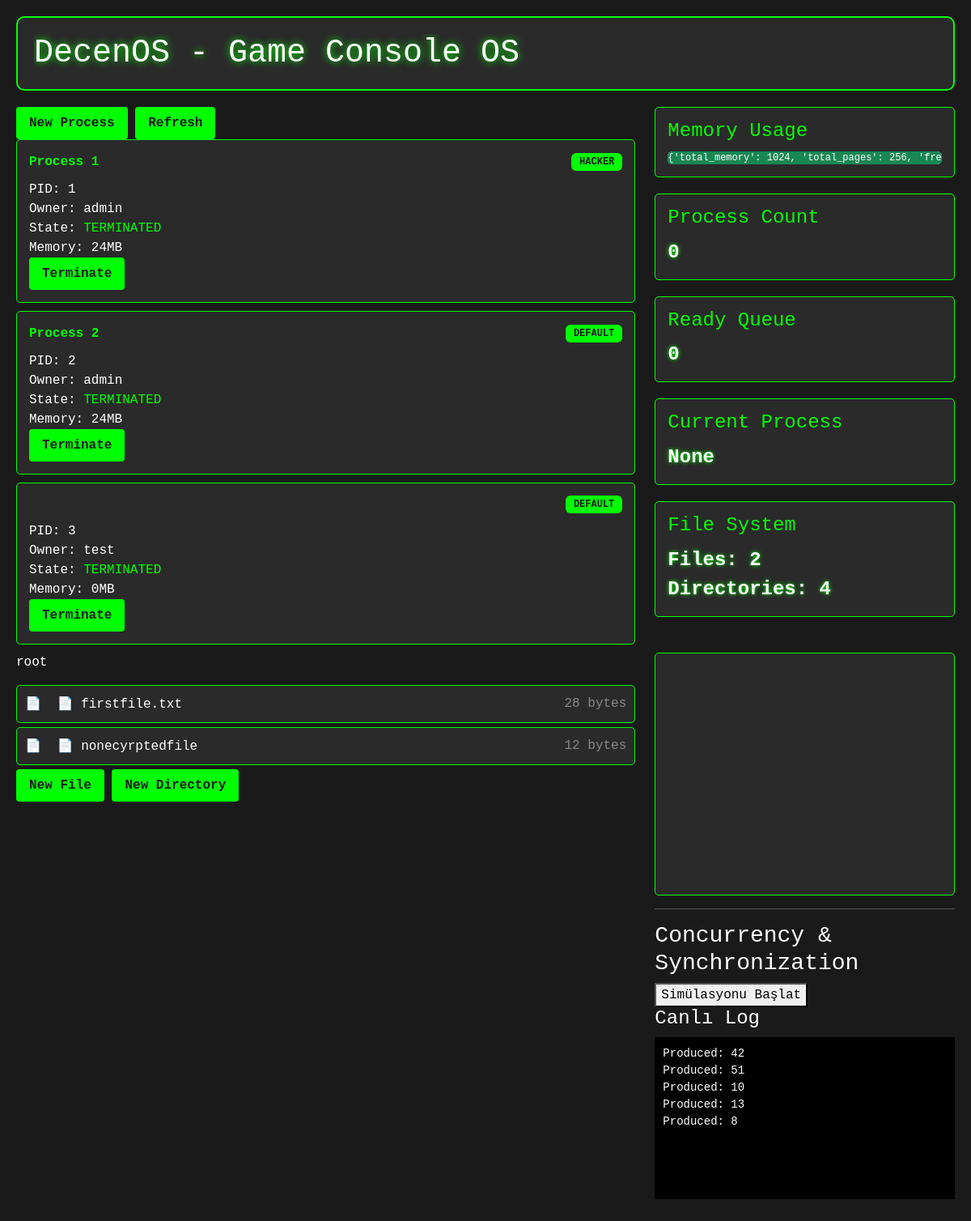
Page /process/explorer/1/ (signed in) on the committed database.
### core/models.py (models this page shows, shortened)
class Process(models.Model):
    class ProcessState(models.TextChoices):
        NEW = 'NEW'
        READY = 'READY'
        RUNNING = 'RUNNING'
        WAITING = 'WAITING'
        TERMINATED = 'TERMINATED'
    pid = models.AutoField(primary_key=True)
    name = models.CharField(max_length=100)
    owner = models.ForeignKey(User, on_delete=models.CASCADE, related_name='processes')
    state = models.CharField(max_length=20, choices=ProcessState.choices, default=ProcessState.NEW)
    memory_required = models.IntegerField(default=0)
    created_at = models.DateTimeField(default=timezone.now)
    last_run_time = models.DateTimeField(null=True, blank=True)
    quantum = models.IntegerField(default=100)  # Time quantum in milliseconds
    priority = models.IntegerField(default=0)  # For Round Robin, all processes have equal priority
    class ProcessType(models.TextChoices):
        DEFAULT = 'DEFAULT'
        HACKER = 'HACKER'
        MINER = 'MINER'
        VALIDATOR = 'VALIDATOR'
    process_type = models.CharField(max_length=20, choices=ProcessType.choices, default=ProcessType.DEFAULT)
    page_table = models.JSONField(default=list)

class Directory(models.Model):
    name = models.CharField(max_length=255)
    parent = models.ForeignKey('self', on_delete=models.CASCADE, null=True, blank=True, related_name='subdirectories')
    owner = models.ForeignKey(User, on_delete=models.CASCADE, related_name='owned_directories')
    created_at = models.DateTimeField(default=timezone.now)
    last_modified = models.DateTimeField(auto_now=True)
    class Meta:
        unique_together = ('name', 'parent')

class File(models.Model):
    name = models.CharField(max_length=255)
    directory = models.ForeignKey(Directory, on_delete=models.CASCADE, related_name='files')
    owner = models.ForeignKey(User, on_delete=models.CASCADE, related_name='owned_files')
    content = models.TextField(blank=True)
    size = models.IntegerField(default=0)
    created_at = models.DateTimeField(default=timezone.now)
    last_modified = models.DateTimeField(auto_now=True)
    is_encrypted = models.BooleanField(default=False)
    permissions = models.JSONField(default=dict)  # Store user permissions
    class Meta:
        unique_together = ('name', 'directory')

### core/views.py (the view)
# urls.py: path('explorer/', views.file_explorer, name='file_explorer'),
@login_required
def file_explorer(request, directory_id=None):
    if directory_id:
        current_dir = Directory.objects.get(id=directory_id)
        directories = current_dir.subdirectories.all()
        files = current_dir.files.all()
        current_path = []
        temp_dir = current_dir
        while temp_dir:
            current_path.insert(0, temp_dir)
            temp_dir = temp_dir.parent
    else:
        current_dir = None
        directories = Directory.objects.filter(parent=None)
        files = File.objects.filter(directory=None)
        current_path = []
    system_status = get_os_instance().get_system_status()
    return render(request, 'core/dashboard.html', {
        'processes': Process.objects.all(),
        'directories': directories,
        'files': files,
        'current_path': current_path,
        'current_dir': current_dir,
        'memory_usage': system_status.get('memory_usage', 0),
        'process_count': system_status.get('process_count', 0),
        'ready_queue_size': system_status.get('ready_queue_size', 0),
        'current_process': system_status.get('current_process', 'None'),
        'file_system_status': system_status.get('file_system_status', {'total_files': 0, 'total_directories': 0}),
        'console_history': []
    })

### core/memory_manager.py (called while the page is built)
    def get_memory_usage(self):
        total_allocated = sum(len(pages) for pages in self.allocated_pages.values())
        return {
            'total_memory': self.total_memory,
            'total_pages': self.total_pages,
            'free_pages': len(self.free_pages),
            'allocated_pages': total_allocated,
            'page_size': self.page_size
        }

### core/os.py (called while the page is built)
    def get_system_status(self):
        with self.system_locks['process']:
            with self.system_locks['memory']:
                with self.system_locks['file_system']:
                    return {
                        'is_running': self.is_running,
                        'memory_usage': self.memory_manager.get_memory_usage(),
                        'process_count': len(self.process_manager.get_all_processes()),
                        'ready_queue_size': len(self.scheduler.get_ready_queue()),
                        'current_process': self.scheduler.get_current_process().pid if self.scheduler.get_current_process() else None,
                        'file_system_status': {
                            'total_files': File.objects.count(),
                            'total_directories': Directory.objects.count()
                        }
                    }

### core/process_manager.py (called while the page is built)
    def _initialize_processes(self):
        for process in Process.objects.all():
            if process.state != Process.ProcessState.TERMINATED:
                self.processes[process.pid] = process
                if process.state == Process.ProcessState.READY:
                    self.scheduler.add_process(process)

    def get_all_processes(self):
        self._initialize_processes()
        return list(self.processes.values())

### core/scheduler.py (called while the page is built)
    def get_ready_queue(self):
        return self.ready_queue

    def get_current_process(self):
        return self.current_process

### core/views.py (called while the page is built)
def get_os_instance():
    global _os_instance
    if _os_instance is None:
        _os_instance = DecenOS()
    return _os_instance

### core/templates/core/dashboard.html (shortened to what this page needs)
{% extends 'core/base.html' %} {% block process_dashboard %}
<div class="process-controls">
  <button class="console-button" onclick="createProcess()">New Process</button>
  <button class="console-button" onclick="refreshProcesses()">Refresh</button>
</div>
<div class="process-visualization">
  <div class="process-list" id="process-list">
    {% for process in processes %}
    <div class="process-item" data-pid="{{ process.pid }}">
      <div class="process-header">
        <span class="process-name">{{ process.name }}</span>
        <span class="process-type badge bg-secondary"
          >{{ process.process_type }}</span
        >
      </div>
      <div class="process-details">
        <div>PID: {{ process.pid }}</div>
        <div>Owner: {{ process.owner.username }}</div>
        <div>State: <span class="process-state">{{ process.state }}</span></div>
        <div>Memory: {{ process.memory_required }}MB</div>
      </div>
      <div class="process-actions">
        <button
          class="console-button"
          onclick="terminateProcess({{ process.pid }})"
        >
          Terminate
        </button>
      </div>
    </div>
    {% endfor %}
  </div>
</div>
{% endblock %} {% block system_status %}
<div class="system-metrics">
  <div class="metric">
    <h4>Memory Usage</h4>
    <div class="progress">
      <div
        class="progress-bar bg-success"
        role="progressbar"
        style="width: {{ memory_usage }}%"
      >
        {{ memory_usage }}%
      </div>
    </div>
  </div>
  <div class="metric">
    <h4>Process Count</h4>
    <div class="metric-value">{{ process_count }}</div>
  </div>
  <div class="metric">
    <h4>Ready Queue</h4>
    <div class="metric-value">{{ ready_queue_size }}</div>
  </div>
  <div class="metric">
    <h4>Current Process</h4>
    <div class="metric-value">{{ current_process|default:"None" }}</div>
  </div>
  <div class="metric">
    <h4>File System</h4>
    <div class="metric-value">
      Files: {{ file_system_status.total_files }}<br />
      Directories: {{ file_system_status.total_directories }}
    </div>
  </div>
</div>
{% endblock %} {% block file_explorer %}
<div class="file-navigation">
  <div class="breadcrumb">
    {% for dir in current_path %}
    <span class="breadcrumb-item">{{ dir.name }}</span>
    {% endfor %}
  </div>
</div>
<div class="file-list">
   {% for file in files %}
  <div class="file-item" onclick="openFile('{{ file.id }}')">
    📄 {{ file.name }}
    <span class="file-size">{{ file.size }} bytes</span>
  </div>
  {% endfor %}
</div>
<div class="file-actions">
  <button class="console-button" onclick="createFile()">New File</button>
  <button class="console-button" onclick="createDirectory()">
    New Directory
  </button>
</div>
{% endblock %} {% block console_output %}
<div class="console-history" id="console-history">
</div>
<hr>
<h3>Concurrency & Synchronization</h3>
<button onclick="startSimulation()">Simülasyonu Başlat</button>
<h4>Canlı Log</h4>
<pre id="logDisplay" style="background-color:#000; padding:10px; height:200px; overflow-y:scroll;"></pre>
{% endblock %}

### core/static/core/css/style.css (style rules this page uses)
:root { --console-bg: #1a1a1a; --console-accent: #00ff00; --console-text: #ffffff; --console-panel: #2a2a2a; --console-glow: 0 0 10px var(--console-accent); }
body { background-color: var(--console-bg); color: var(--console-text); font-family: "Courier New", monospace; background-image: url("https://www.transparenttextures.com/patterns/carbon-fibre.png"); }
.console-button { background-color: var(--console-accent); color: var(--console-bg); border: none; padding: 8px 16px; border-radius: 4px; cursor: pointer; font-family: "Courier New", monospace; font-weight: bold; transition: all 0.3s ease; }
.process-item { background-color: var(--console-panel); border: 1px solid var(--console-accent); padding: 15px; margin-bottom: 10px; border-radius: 5px; transition: all 0.3s ease; animation: fadeIn 0.5s ease-in; }
.process-header { display: flex; justify-content: space-between; align-items: center; margin-bottom: 10px; }
.process-name { font-weight: bold; color: var(--console-accent); }
.process-state { color: var(--console-accent); }
.system-metrics { display: grid; grid-template-columns: repeat(auto-fit, minmax(200px, 1fr)); gap: 20px; margin-bottom: 20px; }
.metric { background-color: var(--console-panel); border: 1px solid var(--console-accent); padding: 15px; border-radius: 5px; transition: all 0.3s ease; }
.metric h4 { color: var(--console-accent); margin-bottom: 10px; }
.metric-value { font-size: 24px; font-weight: bold; text-shadow: 0 0 5px var(--console-accent); }
.file-item { background-color: var(--console-panel); border: 1px solid var(--console-accent); padding: 10px; margin-bottom: 5px; border-radius: 5px; cursor: pointer; transition: all 0.3s ease; animation: fadeIn 0.5s ease-in; }
.file-size { float: right; color: #888; }
.console-history { background-color: var(--console-panel); border: 1px solid var(--console-accent); padding: 15px; border-radius: 5px; height: 300px; overflow-y: auto; }
.progress-bar { transition: width 0.5s ease-in-out; animation: pulse-glow 2s infinite; }
.process-type.badge { padding: 5px 10px; margin-left: 10px; text-shadow: 0 0 5px var(--console-accent); }
.process-type.badge.bg-secondary { background-color: var(--console-accent) !important; color: var(--console-bg); }
.file-item::before { margin-right: 10px; font-family: "Bootstrap Icons"; }
.file-item:not(.directory)::before { content: "📄"; color: var(--console-accent); }

### rows in the picture
Process: name "Process 1", process_type "HACKER", pid "1", owner.username "admin", state "TERMINATED", memory_required "24"
Process: name "Process 2", process_type "DEFAULT", pid "2", owner.username "admin", state "TERMINATED", memory_required "24"
Process: process_type "DEFAULT", pid "3", owner.username "test", state "TERMINATED", memory_required "0"
Directory: name "root"
File: name "firstfile.txt", size "28"
File: name "nonecyrptedfile", size "12"

### other values in the picture
{{ memory_usage }} "{'total_memory': 1024, 'total_pages': 256,…"
{{ process_count }} "0"
{{ ready_queue_size }} "0"
{{ current_process|default:"None" }} "None"
{{ file_system_status.total_files }} "2"
{{ file_system_status.total_directories }} "4"
